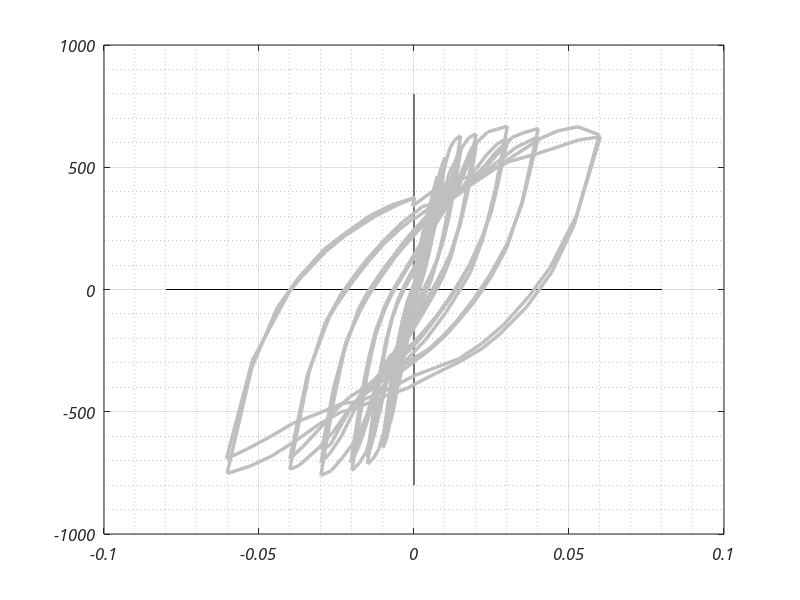

Write MATLAB code to recreate this figure. (Note: this script raises an error after producing the figure.)
clc;clear;close all;
set(0,'DefaultAxesFontName','Calibri')
set(0,'DefaultAxesFontAngle','italic')
set(0,'DefaultTextFontName','Calibri')
set(0,'DefaultTextFontAngle','italic')

testraw = load('Naish.txt');
% testEtabs = load('CB24F_etabs_beta0.7.txt');
testEtabs = load('CB24F_etabs_beta1.0.txt');
L = 36;
x = [-0.08 0.08];
% y = [-175 175];
y = [-800 800];

testraw(:,2) = testraw(:,2)/L;

lastStep = 936;
test = testraw(1:lastStep,:);
test(:,1) = test(:,1);

figure;
hold on
grid on
grid minor
box on
set(gca,'fontsize',12);
set(gcf,'Position',[100 100 600 450])

line(x,[0,0],'Color','black');
line([0,0],y,'Color','black');

plt0 = plot(test(:,2),test(:,1)*4.4482,'linewidth',2.5,'color',[0.75 0.75 0.75]);

dirResults = 'Results_draft4.1';
dirResults2 = 'Results_spring';
dirResults3 = 'Results_momSpring';

modelFile = load([dirResults '/' 'Displacement.txt']);
plt1 = plot(modelFile(:,2)/L,modelFile(:,1)*4.4482,'b','linewidth',1);
% plt2 = plot(modelFile2(:,2)/L,modelFile2(:,1),'r');
% legend([plt1 plt2],'K_o','K_{eff}','location','southeast')
% plt2 = plot(testEtabs(:,1),testEtabs(:,2)*4.4482,'--','color',[1 0 0 0.6],'linewidth',2.0);

modelFile2 = load([dirResults2 '/' 'Displacement.txt']);
plt3 = plot(modelFile2(:,2)/L,modelFile2(:,1)*4.4482,':','color',[0.85 0.33 0.1 1],'linewidth',2.0);

modelFile3 = load([dirResults3 '/' 'Displacement.txt']);
plt4 = plot(modelFile3(:,2)/L,modelFile3(:,1)*4.4482,'--','color',[0.32 0.44 0.15 0.75],'linewidth',1.5);

title('CB24F')
% legend([plt0,plt1],'Test','Model','location','southeast')
% legend([plt0,plt1,plt2],'Test','Model OS','Model ETABS','location','southeast')
% legend([plt0,plt1,plt3],'Test','Model OS','Shear Spring','location','southeast')
legend([plt0,plt1,plt3,plt4],'Test','Model OS','Shear Spring','Moment Springs','location','southeast')
xlabel('Chord Rotation (rad)');
% ylabel('Force (kips)');
ylabel('Force (kN)');
xlim(x)
ylim(y)


% Energy comparison
% Test
aux = find(test(:,2) > 0.0199,1);
testE = test(1:aux,:);
aux = find(testE(:,2)<0,1,'last');
testE = test(aux:end,:);

E1 = 0;
for i=1:length(testE)-1
    xp = testE(i,2);
    xn = testE(i+1,2);
    yp = testE(i+1,1);
    yn = testE(i,1);
    E1(i) = xp*yp - xn*yn;
end

xp = testE(end,2);
xn = testE(1,2);
yp = testE(1,1);
yn = testE(end,1);

E1(i+1) = xp*yp - xn*yn;
E1_tot = abs(cumsum(E1))/2;
E1_final = E1_tot(end);

E1c = cumtrapz(testE(:,2),testE(:,1));

[pks,locs] = findpeaks(testE(:,2));
locs(pks<0.0199) = [];
pks(pks<0.0199) = [];

[pksMin,locsMin] = findpeaks(-testE(:,2));
locsMin(pksMin<0.0199) = [];
pksMin(pksMin<0.0199) = [];

locsTest = [locs;locsMin;length(testE)];
locsTest = sort(locsTest);

E1_peaks = E1_tot(locsTest)';

% Model OS
aux = find(modelFile(:,2)/L > 0.0199,1);
testPartial = modelFile(1:aux,:);
aux = find(testPartial(:,2)<0,1,'last');
testPartial = modelFile(aux:end,:);

E2 = 0;
for i=1:length(testPartial)-1
    xp = testPartial(i,2)/L;
    xn = testPartial(i+1,2)/L;
    yp = testPartial(i+1,1);
    yn = testPartial(i,1);
    E2(i) = xp*yp - xn*yn;
end

xp = testPartial(end,2)/L;
xn = testPartial(1,2)/L;
yp = testPartial(1,1);
yn = testPartial(end,1);

E2(i+1) = xp*yp - xn*yn;
E2_tot = abs(cumsum(E2))/2;

E2c = cumtrapz(testPartial(:,2)/L,testPartial(:,1));

[pksM,locsM] = findpeaks(testPartial(:,2)/L);
locsM(pksM<0.0199) = [];
pksM(pksM<0.0199) = [];
flag = 0;
flag2 = 0;
cont = 1;
cont2 = 1;
while flag2 == 0
    for ii=1:length(pksM)-1
        if pksM(ii+1)<pksM(ii)*.85
            flag = 1;
            ind = ii+1;
            cont = cont + 1;
        else
            cont2 = cont2 + 1;
        end
    end
    if flag == 1
        locsM(ind) = [];
        pksM(ind) = [];
        flag = 0;
    end
    if cont2 == ii+1
        flag2 = 1;
    end
    cont2 = 1;
end

[pksMinM,locsMinM] = findpeaks(-testPartial(:,2)/L);
locsMinM(pksMinM<0.0199) = [];
pksMinM(pksMinM<0.0199) = [];

locsModel = [locsM;locsMinM;length(testPartial)];
locsModel = sort(locsModel);

E2_peaks = E2_tot(locsModel)';

% Etabs
aux = find(testEtabs(:,1) > 0.0199,1);
testPartialE = testEtabs(1:aux,:);
aux = find(testPartialE(:,2)<0,1,'last');
testPartialE = testEtabs(aux:end,:);

E3 = 0;
for i=1:length(testPartialE)-1
    xp = testPartialE(i,1);
    xn = testPartialE(i+1,1);
    yp = testPartialE(i+1,2);
    yn = testPartialE(i,2);
    E3(i) = xp*yp - xn*yn;
end

xp = testPartialE(end,1);
xn = testPartialE(1,1);
yp = testPartialE(1,2);
yn = testPartialE(end,2);

E3(i+1) = xp*yp - xn*yn;
E3_tot = abs(cumsum(E3))/2;

E3c = cumtrapz(testPartialE(:,1),testPartialE(:,2));

[pksE,locsE] = findpeaks(testPartialE(:,2));
locsE(pksE<0.0199) = [];
pksE(pksE<0.0199) = [];
flag = 0;
flag2 = 0;
cont = 1;
cont2 = 1;
while flag2 == 0
    for ii=1:length(pksE)-1
        if pksE(ii+1)<pksE(ii)*.85
            flag = 1;
            ind = ii+1;
            cont = cont + 1;
        else
            cont2 = cont2 + 1;
        end
    end
    if flag == 1
        locsE(ind) = [];
        pksE(ind) = [];
        flag = 0;
    end
    if cont2 == ii+1
        flag2 = 1;
    end
    cont2 = 1;
end

[pksMinE,locsMinE] = findpeaks(-testPartialE(:,2));
locsMinE(pksMinE<0.0199) = [];
pksMinE(pksMinE<0.0199) = [];

locsModelE = [locsE;locsMinE;length(testPartialE)];
locsModelE = sort(locsModelE);

E3_peaks = E3_tot(locsModelE)';

% Shear Spring
aux = find(modelFile2(:,2)/L > 0.0199,1);
testPartialS = modelFile2(1:aux,:);
aux = find(testPartialS(:,2)<0,1,'last');
testPartialS = modelFile2(aux:end,:);

E4 = 0;
for i=1:length(testPartialS)-1
    xp = testPartialS(i,2)/L;
    xn = testPartialS(i+1,2)/L;
    yp = testPartialS(i+1,1);
    yn = testPartialS(i,1);
    E4(i) = xp*yp - xn*yn;
end

xp = testPartialS(end,2)/L;
xn = testPartialS(1,2)/L;
yp = testPartialS(1,1);
yn = testPartialS(end,1);

E4(i+1) = xp*yp - xn*yn;
E4_tot = abs(cumsum(E4))/2;

E4c = cumtrapz(testPartialS(:,2)/L,testPartialS(:,1));

[pksS,locsS] = findpeaks(testPartialS(:,2)/L);
locsS(pksS<0.0199) = [];
pksS(pksS<0.0199) = [];
flag = 0;
flag2 = 0;
cont = 1;
cont2 = 1;
while flag2 == 0
    for ii=1:length(pksS)-1
        if pksS(ii+1)<pksS(ii)*.85
            flag = 1;
            ind = ii+1;
            cont = cont + 1;
        else
            cont2 = cont2 + 1;
        end
    end
    if flag == 1
        locsS(ind) = [];
        pksS(ind) = [];
        flag = 0;
    end
    if cont2 == ii+1
        flag2 = 1;
    end
    cont2 = 1;
end

[pksMinS,locsMinS] = findpeaks(-testPartialS(:,2)/L);
locsMinS(pksMinS<0.0199) = [];
pksMinS(pksMinS<0.0199) = [];

locsModelS = [locsS;locsMinS;length(testPartialS)];
locsModelS = sort(locsModelS);

E4_peaks = E4_tot(locsModelS)';

% Moment Spring
aux = find(modelFile3(:,2)/L > 0.0199,1);
testPartialM = modelFile3(1:aux,:);
aux = find(testPartialM(:,2)<0,1,'last');
testPartialM = modelFile3(aux:end,:);

E5 = 0;
for i=1:length(testPartialM)-1
    xp = testPartialM(i,2)/L;
    xn = testPartialM(i+1,2)/L;
    yp = testPartialM(i+1,1);
    yn = testPartialM(i,1);
    E5(i) = xp*yp - xn*yn;
end

xp = testPartialM(end,2)/L;
xn = testPartialM(1,2)/L;
yp = testPartialM(1,1);
yn = testPartialM(end,1);

E5(i+1) = xp*yp - xn*yn;
E5_tot = abs(cumsum(E5))/2;

E5c = cumtrapz(testPartialM(:,2)/L,testPartialM(:,1));

[pksM,locsM] = findpeaks(testPartialM(:,2)/L);
locsM(pksM<0.0199) = [];
pksM(pksM<0.0199) = [];
flag = 0;
flag2 = 0;
cont = 1;
cont2 = 1;
while flag2 == 0
    for ii=1:length(pksM)-1
        if pksM(ii+1)<pksM(ii)*.85
            flag = 1;
            ind = ii+1;
            cont = cont + 1;
        else
            cont2 = cont2 + 1;
        end
    end
    if flag == 1
        locsM(ind) = [];
        pksM(ind) = [];
        flag = 0;
    end
    if cont2 == ii+1
        flag2 = 1;
    end
    cont2 = 1;
end

[pksMinM,locsMinM] = findpeaks(-testPartialM(:,2)/L);
locsMinM(pksMinM<0.0199) = [];
pksMinM(pksMinM<0.0199) = [];

locsModelM = [locsS;locsMinM;length(testPartialM)];
locsModelM = sort(locsModelM);

E5_peaks = E5_tot(locsModelM)';

figure
grid minor
box on
hold on
plot(testE(:,2),E1_tot)
plot(testPartial(:,2)/L,E2_tot)
plot(testPartialE(:,1),E3_tot)
plot(testPartialS(:,2)/L,E4_tot)
plot(testPartialM(:,2)/L,E5_tot)

figure
hold on
set(gca,'fontsize',12);
set(gcf,'Position',[100 100 450 300])
grid on
box on
plot(E1_peaks*4.4482*L*25.4/1000,'linewidth',4.5,'color',[0.75 0.75 0.75])
plot(E2_peaks*4.4482*L*25.4/1000,'b','linewidth',1.5)
plot(E3_peaks*4.4482*L*25.4/1000,'--','color',[1 0 0 0.75],'linewidth',1.5)
plot(E4_peaks*4.4482*L*25.4/1000,':','color',[0.85 0.33 0.1 1],'linewidth',2)
plot(E5_peaks*4.4482*L*25.4/1000,'-.','color',[0.32 0.44 0.15 0.75],'linewidth',1)
ylabel('Cumulative Energy (kN-m)')
title('Energy Dissipated CB24F')
% legend('Test','Model OS','Model ETABS','Shear Spring','location','northwest')
legend('Test','Model OS','Model ETABS','Shear Spring','Moment Springs','location','northwest')
